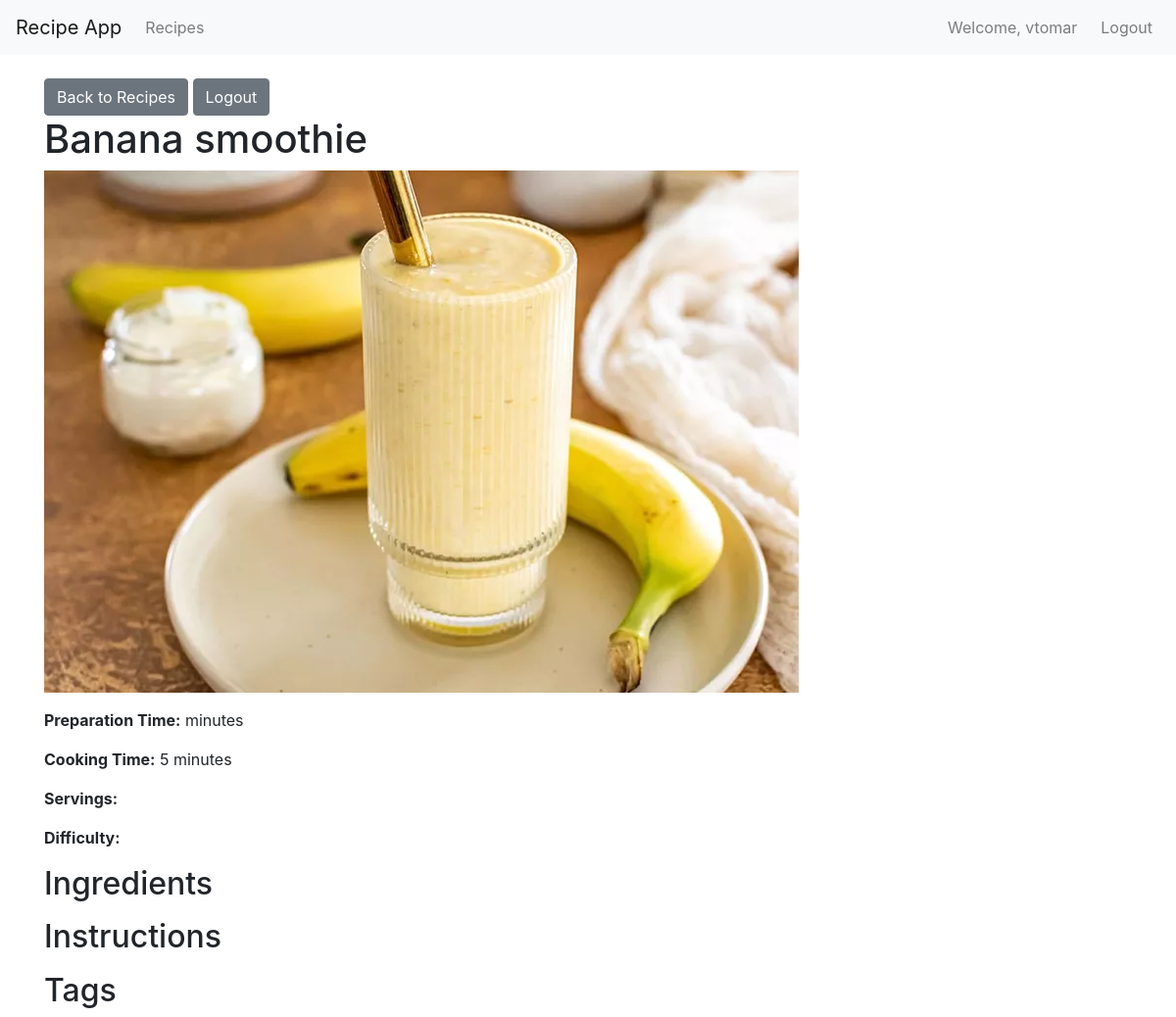
/recipes/1374249b-b5dc-444d-b499-3ecbaa1a679f/ (signed in), run on the app's committed database.
### recipes/models.py (models this page shows, shortened)
class Recipe(models.Model):
    DIFFICULTY_CHOICES = [
        ('Easy', 'Easy'),
        ('Medium', 'Medium'),
        ('Intermediate', 'Intermediate'),
        ('Hard', 'Hard'),
    ]
    id = models.UUIDField(primary_key=True, default=uuid.uuid4, editable=False)
    name = models.CharField(max_length=100)
    ingredients = models.TextField()
    cooking_time = models.PositiveIntegerField(help_text="in minutes")
    instructions = models.TextField(default="No instructions provided.")
    image = models.ImageField(upload_to='recipe_images/', default='default_recipe.jpg')
    difficulty = models.CharField(max_length=20, choices=DIFFICULTY_CHOICES, default='Easy')
    author = models.ForeignKey(User, on_delete=models.SET_NULL, null=True, blank=True)
    class Meta:
        ordering = ['name']

### recipes/views.py (the view)
# urls.py: path('recipes/<uuid:pk>/', views.recipe_detail, name='recipe_detail'),
@login_required(login_url='recipes:login')
def recipe_detail(request, pk):
    recipe = get_object_or_404(Recipe, pk=pk)
    return render(request, 'recipes/recipe_detail.html', {'recipe': recipe})

### recipe_project/recipes/templates/recipes/recipe_detail.html (shortened to what this page needs)
{% extends 'base.html' %}
{% block content %}
{% if user.is_authenticated %}
    <div class="recipe-detail-container">
        <div class="auth-actions">
            <a href="{% url 'recipes:recipe_list' %}" class="btn btn-secondary">Back to Recipes</a>
            <a href="{% url 'recipes:logout' %}" class="btn btn-secondary">Logout</a>
        </div>
        <h1>{{ recipe.name }}</h1>
        <img src="{{ recipe.image.url }}" alt="{{ recipe.name }}" class="recipe-image">
        <div class="recipe-info">
            <p><strong>Preparation Time:</strong> {{ recipe.preparation_time }} minutes</p>
            <p><strong>Cooking Time:</strong> {{ recipe.cooking_time }} minutes</p>
            <p><strong>Servings:</strong> {{ recipe.servings }}</p>
            <p><strong>Difficulty:</strong> {{ difficulty }}</p>
        </div>
        <h2>Ingredients</h2>
        <h2>Instructions</h2>
        <h2>Tags</h2>
    </div>
{% else %}
    <div class="auth-message">
        <p>Please log in to view this recipe.</p>
        <a href="{% url 'recipes:login' %}" class="btn btn-primary">Login</a>
    </div>
{% endif %}
{% endblock %}

### templates/base.html (shortened to what this page needs)
<!DOCTYPE html>
<html lang="en">
<head>
    <link rel="stylesheet" href="https://stackpath.bootstrapcdn.com/bootstrap/4.5.2/css/bootstrap.min.css">
</head>
<body>
    <nav class="navbar navbar-expand-lg navbar-light bg-light">
        <a class="navbar-brand" href="{% url 'recipes:home' %}">Recipe App</a>
        <div class="collapse navbar-collapse" id="navbarNav">
            <ul class="navbar-nav mr-auto">
                <li class="nav-item">
                    <a class="nav-link" href="{% url 'recipes:recipe_list' %}">Recipes</a>
                </li>
            </ul>
            <ul class="navbar-nav">
                {% if user.is_authenticated %}
                    <li class="nav-item">
                        <span class="navbar-text mr-3">Welcome, {{ user.username }}</span>
                    </li>
                    <li class="nav-item">
                        <a class="nav-link" href="{% url 'recipes:logout' %}">Logout</a>
                    </li>
                {% else %}
                    <li class="nav-item">
                        <a class="nav-link" href="{% url 'recipes:login' %}">Login</a>
                    </li>
                {% endif %}
            </ul>
        </div>
    </nav>
    <div class="container mt-4">
        {% block content %}
        {% endblock %}
    </div>
</body>
</html>

### data on the page
Recipe: name "Banana smoothie", image (picture), cooking_time "5"

### other printed values
{{ user.username }} "vtomar"
